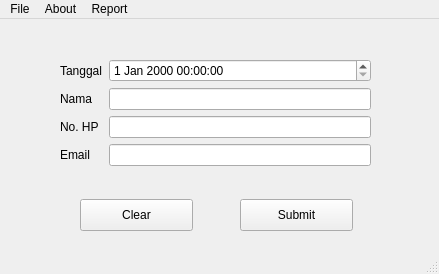
<?xml version="1.0" encoding="UTF-8"?>
<ui version="4.0">
 <class>MainWindow</class>
 <widget class="QMainWindow" name="MainWindow">
  <property name="geometry">
   <rect>
    <x>0</x>
    <y>0</y>
    <width>439</width>
    <height>274</height>
   </rect>
  </property>
  <property name="windowTitle">
   <string>MainWindow</string>
  </property>
  <widget class="QWidget" name="centralwidget">
   <widget class="QPushButton" name="btnSubmit">
    <property name="geometry">
     <rect>
      <x>240</x>
      <y>180</y>
      <width>113</width>
      <height>32</height>
     </rect>
    </property>
    <property name="text">
     <string>Submit</string>
    </property>
   </widget>
   <widget class="QWidget" name="formLayoutWidget">
    <property name="geometry">
     <rect>
      <x>60</x>
      <y>40</y>
      <width>311</width>
      <height>131</height>
     </rect>
    </property>
    <layout class="QFormLayout" name="formLayout">
     <item row="1" column="0">
      <widget class="QLabel" name="namaLabel">
       <property name="text">
        <string>Nama</string>
       </property>
      </widget>
     </item>
     <item row="1" column="1">
      <widget class="QLineEdit" name="namaLineEdit"/>
     </item>
     <item row="2" column="0">
      <widget class="QLabel" name="noHPLabel">
       <property name="text">
        <string>No. HP</string>
       </property>
      </widget>
     </item>
     <item row="2" column="1">
      <widget class="QLineEdit" name="noHPLineEdit"/>
     </item>
     <item row="3" column="0">
      <widget class="QLabel" name="emailLabel">
       <property name="text">
        <string>Email</string>
       </property>
      </widget>
     </item>
     <item row="3" column="1">
      <widget class="QLineEdit" name="emailLineEdit"/>
     </item>
     <item row="0" column="1">
      <widget class="QDateTimeEdit" name="tanggalDateTimeEdit"/>
     </item>
     <item row="0" column="0">
      <widget class="QLabel" name="tanggalLabel">
       <property name="text">
        <string>Tanggal</string>
       </property>
      </widget>
     </item>
    </layout>
   </widget>
   <widget class="QPushButton" name="btnClear">
    <property name="geometry">
     <rect>
      <x>80</x>
      <y>180</y>
      <width>113</width>
      <height>32</height>
     </rect>
    </property>
    <property name="text">
     <string>Clear</string>
    </property>
   </widget>
  </widget>
  <widget class="QMenuBar" name="menubar">
   <property name="geometry">
    <rect>
     <x>0</x>
     <y>0</y>
     <width>439</width>
     <height>24</height>
    </rect>
   </property>
   <property name="defaultUp">
    <bool>false</bool>
   </property>
   <property name="nativeMenuBar">
    <bool>false</bool>
   </property>
   <widget class="QMenu" name="menuFile">
    <property name="title">
     <string>File</string>
    </property>
    <addaction name="action_Exit"/>
   </widget>
   <widget class="QMenu" name="menuAbout">
    <property name="title">
     <string>About</string>
    </property>
    <addaction name="actionCreator"/>
    <addaction name="actionGit"/>
   </widget>
   <widget class="QMenu" name="menuReport">
    <property name="title">
     <string>Report</string>
    </property>
    <addaction name="actionView"/>
   </widget>
   <addaction name="menuFile"/>
   <addaction name="menuAbout"/>
   <addaction name="menuReport"/>
  </widget>
  <widget class="QStatusBar" name="statusbar"/>
  <action name="actionCreator">
   <property name="text">
    <string>Creator</string>
   </property>
  </action>
  <action name="actionGit">
   <property name="text">
    <string>Git</string>
   </property>
  </action>
  <action name="action_Exit">
   <property name="text">
    <string> &amp;Exit</string>
   </property>
  </action>
  <action name="actionView">
   <property name="text">
    <string>View</string>
   </property>
  </action>
 </widget>
 <resources/>
 <connections/>
</ui>
